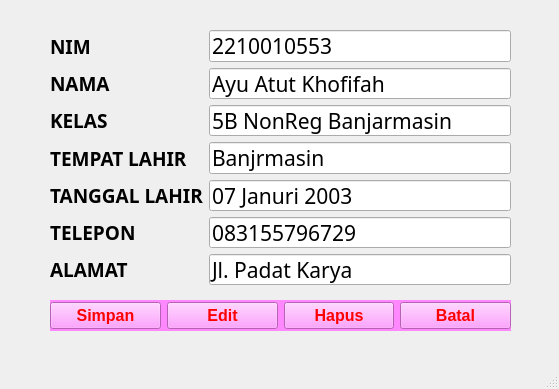
<?xml version="1.0" encoding="UTF-8"?>
<ui version="4.0">
 <class>MainWindow</class>
 <widget class="QMainWindow" name="MainWindow">
  <property name="geometry">
   <rect>
    <x>0</x>
    <y>0</y>
    <width>559</width>
    <height>389</height>
   </rect>
  </property>
  <property name="windowTitle">
   <string>MainWindow</string>
  </property>
  <widget class="QWidget" name="centralwidget">
   <widget class="QWidget" name="layoutWidget">
    <property name="geometry">
     <rect>
      <x>50</x>
      <y>300</y>
      <width>461</width>
      <height>31</height>
     </rect>
    </property>
    <property name="styleSheet">
     <string>background-color:#ff88ff;color:red</string>
    </property>
    <layout class="QHBoxLayout" name="horizontalLayout">
     <item>
      <widget class="QPushButton" name="pushButton">
       <property name="font">
        <font>
         <pointsize>12</pointsize>
         <weight>75</weight>
         <bold>true</bold>
        </font>
       </property>
       <property name="styleSheet">
        <string notr="true">background-color:#ff88ff;color:red</string>
       </property>
       <property name="text">
        <string>Simpan</string>
       </property>
      </widget>
     </item>
     <item>
      <widget class="QPushButton" name="pushButton_2">
       <property name="font">
        <font>
         <pointsize>12</pointsize>
         <weight>75</weight>
         <bold>true</bold>
        </font>
       </property>
       <property name="styleSheet">
        <string notr="true">background-color:#ff88ff;color:red</string>
       </property>
       <property name="text">
        <string>Edit</string>
       </property>
      </widget>
     </item>
     <item>
      <widget class="QPushButton" name="pushButton_4">
       <property name="font">
        <font>
         <pointsize>12</pointsize>
         <weight>75</weight>
         <bold>true</bold>
        </font>
       </property>
       <property name="styleSheet">
        <string notr="true">background-color:#ff88ff;color:red</string>
       </property>
       <property name="text">
        <string>Hapus</string>
       </property>
      </widget>
     </item>
     <item>
      <widget class="QPushButton" name="pushButton_3">
       <property name="font">
        <font>
         <pointsize>12</pointsize>
         <weight>75</weight>
         <bold>true</bold>
        </font>
       </property>
       <property name="styleSheet">
        <string notr="true">background-color:#ff88ff;color:red</string>
       </property>
       <property name="text">
        <string>Batal</string>
       </property>
      </widget>
     </item>
    </layout>
   </widget>
   <widget class="QWidget" name="layoutWidget">
    <property name="geometry">
     <rect>
      <x>50</x>
      <y>30</y>
      <width>461</width>
      <height>255</height>
     </rect>
    </property>
    <property name="font">
     <font>
      <family>Arial Rounded MT Bold</family>
     </font>
    </property>
    <layout class="QGridLayout" name="gridLayout">
     <item row="0" column="0">
      <widget class="QLabel" name="label">
       <property name="font">
        <font>
         <pointsize>14</pointsize>
         <weight>75</weight>
         <bold>true</bold>
        </font>
       </property>
       <property name="text">
        <string>NIM</string>
       </property>
      </widget>
     </item>
     <item row="0" column="1">
      <widget class="QLineEdit" name="lineEdit">
       <property name="font">
        <font>
         <family>Arial Rounded MT Bold</family>
         <pointsize>16</pointsize>
        </font>
       </property>
       <property name="text">
        <string>2210010553</string>
       </property>
      </widget>
     </item>
     <item row="1" column="0">
      <widget class="QLabel" name="label_2">
       <property name="font">
        <font>
         <pointsize>14</pointsize>
         <weight>75</weight>
         <bold>true</bold>
        </font>
       </property>
       <property name="text">
        <string>NAMA</string>
       </property>
      </widget>
     </item>
     <item row="1" column="1">
      <widget class="QLineEdit" name="lineEdit_2">
       <property name="font">
        <font>
         <family>Arial Rounded MT Bold</family>
         <pointsize>16</pointsize>
        </font>
       </property>
       <property name="text">
        <string>Ayu Atut Khofifah</string>
       </property>
      </widget>
     </item>
     <item row="2" column="0">
      <widget class="QLabel" name="label_4">
       <property name="font">
        <font>
         <pointsize>14</pointsize>
         <weight>75</weight>
         <bold>true</bold>
        </font>
       </property>
       <property name="text">
        <string>KELAS</string>
       </property>
      </widget>
     </item>
     <item row="2" column="1">
      <widget class="QLineEdit" name="lineEdit_3">
       <property name="font">
        <font>
         <family>Arial Rounded MT Bold</family>
         <pointsize>16</pointsize>
        </font>
       </property>
       <property name="text">
        <string>5B NonReg Banjarmasin</string>
       </property>
      </widget>
     </item>
     <item row="3" column="0">
      <widget class="QLabel" name="label_3">
       <property name="font">
        <font>
         <pointsize>14</pointsize>
         <weight>75</weight>
         <bold>true</bold>
        </font>
       </property>
       <property name="text">
        <string>TEMPAT LAHIR</string>
       </property>
      </widget>
     </item>
     <item row="3" column="1">
      <widget class="QLineEdit" name="lineEdit_4">
       <property name="font">
        <font>
         <family>Arial Rounded MT Bold</family>
         <pointsize>16</pointsize>
        </font>
       </property>
       <property name="text">
        <string>Banjrmasin</string>
       </property>
      </widget>
     </item>
     <item row="4" column="0">
      <widget class="QLabel" name="label_6">
       <property name="font">
        <font>
         <pointsize>14</pointsize>
         <weight>75</weight>
         <bold>true</bold>
        </font>
       </property>
       <property name="text">
        <string>TANGGAL LAHIR</string>
       </property>
      </widget>
     </item>
     <item row="4" column="1">
      <widget class="QLineEdit" name="lineEdit_7">
       <property name="font">
        <font>
         <family>Arial Rounded MT Bold</family>
         <pointsize>16</pointsize>
        </font>
       </property>
       <property name="text">
        <string>07 Januri 2003</string>
       </property>
      </widget>
     </item>
     <item row="5" column="0">
      <widget class="QLabel" name="label_7">
       <property name="font">
        <font>
         <pointsize>14</pointsize>
         <weight>75</weight>
         <bold>true</bold>
        </font>
       </property>
       <property name="text">
        <string>TELEPON</string>
       </property>
      </widget>
     </item>
     <item row="5" column="1">
      <widget class="QLineEdit" name="lineEdit_6">
       <property name="font">
        <font>
         <family>Arial Rounded MT Bold</family>
         <pointsize>16</pointsize>
        </font>
       </property>
       <property name="text">
        <string>083155796729</string>
       </property>
      </widget>
     </item>
     <item row="6" column="0">
      <widget class="QLabel" name="label_5">
       <property name="font">
        <font>
         <pointsize>14</pointsize>
         <weight>75</weight>
         <bold>true</bold>
        </font>
       </property>
       <property name="text">
        <string>ALAMAT</string>
       </property>
      </widget>
     </item>
     <item row="6" column="1">
      <widget class="QLineEdit" name="lineEdit_5">
       <property name="font">
        <font>
         <family>Arial Rounded MT Bold</family>
         <pointsize>16</pointsize>
        </font>
       </property>
       <property name="text">
        <string>Jl. Padat Karya</string>
       </property>
      </widget>
     </item>
    </layout>
   </widget>
  </widget>
  <widget class="QMenuBar" name="menubar">
   <property name="geometry">
    <rect>
     <x>0</x>
     <y>0</y>
     <width>559</width>
     <height>21</height>
    </rect>
   </property>
  </widget>
  <widget class="QStatusBar" name="statusbar"/>
 </widget>
 <resources/>
 <connections/>
</ui>
